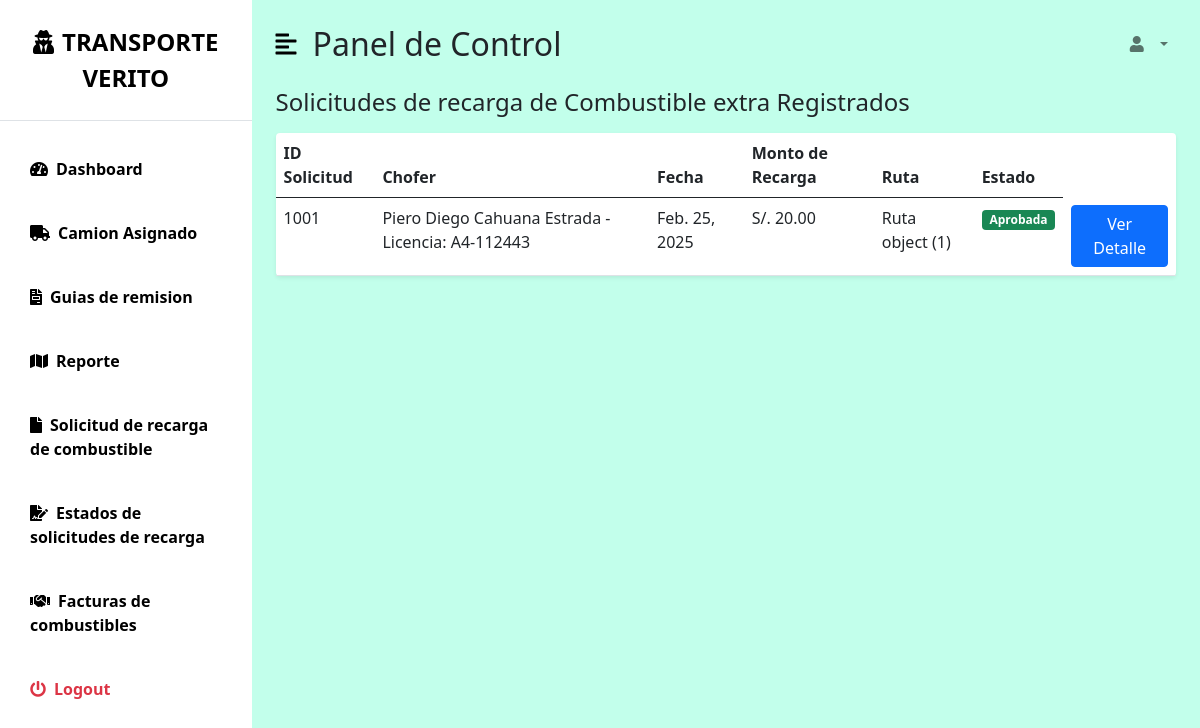
The page /chofer/estado on the database its author committed.
### myapp/models.py (models this page shows, shortened)
class CombusExtraChofer(models.Model):
    chofer = models.ForeignKey('Chofer', on_delete=models.SET_NULL, null=True, blank=True)
    placa = models.CharField(max_length=50)
    ruta = models.ForeignKey('Ruta', on_delete=models.SET_NULL, null=True, blank=True)
    montoRecarga = models.CharField(max_length=50)
    fecha = models.DateField()
    tipoGasto = models.CharField(max_length=50, choices=TIPO_GASTO)
    tipoCombustible = models.CharField(max_length=50, choices=TIPO_COMBUSTIBLE)
    metodoPago = models.CharField(max_length=50, choices=METODO_PAGO)
    estado = models.CharField(max_length=50, choices=ESTADO, default='En proceso')

class Chofer(models.Model):
     nombres = models.CharField(max_length=100)
     apellidos = models.CharField(max_length=100)
     fecha_nacimiento = models.DateField()
     domicilio = models.CharField(max_length=200)
     telefono = models.CharField(max_length=9)
     tipo_licencia = models.CharField(max_length=3)
     numero_licencia = models.CharField(max_length=20, unique=True)
     fecha_emision = models.DateField()
     fecha_vencimiento = models.DateField()
     estado_salud = models.CharField(max_length=100)
     camion = models.ForeignKey('Camion', on_delete=models.SET_NULL, null=True, blank=True)
     usuario = models.ForeignKey(User, on_delete=models.CASCADE, verbose_name="Usuario asociado", null=True, blank=True)
     def __str__(self):
        return f"{self.nombres} {self.apellidos} - Licencia: {self.numero_licencia}"

class Ruta(models.Model):
    chofer = models.ForeignKey('Chofer', on_delete=models.SET_NULL, null=True, blank=True)
    camion = models.ForeignKey('Camion', on_delete=models.SET_NULL, null=True, blank=True)
    partida = models.CharField(max_length=100)
    llegada = models.CharField (max_length=100)
    fecha = models.DateField()
    carga = models.CharField(max_length=200)
    destinatario = models.CharField(max_length=200)

### myapp/views.py (the view)
# urls.py: path('chofer/estado', views.estado_solicitud_recarga, name='estado_solicitud_recarga'),
def estado_solicitud_recarga(request):
    combus_extra_choferes = CombusExtraChofer.objects.all()
    return render(request, 'CHOFER/estado_solicitud_recarga.html', {
        'combus_extra_choferes': combus_extra_choferes  # Nombres claros para evitar errores
    })

### myapp/context_processors.py (called while the page is built)
def notificaciones(request):
    if request.user.is_authenticated:
        notificaciones_no_leidas = Notificacion.objects.filter(usuario=request.user, leido=False).count()
    else:
        notificaciones_no_leidas = 0
    return {'notificaciones_no_leidas': notificaciones_no_leidas}

### templates/CHOFER/estado_solicitud_recarga.html (shortened to what this page needs)
{% extends 'bases/base_chofer.html' %}
{% block title %}Chofer | Detalles de factura de combustible{% endblock %}  {% block content %}
<div class="col-12">
  <h3 class="fs-4 mb-3">Solicitudes de recarga de Combustible extra Registrados</h3>
  <table class="table bg-white rounded shadow-sm table-hover">
    <thead>
      <tr>
        <th>ID Solicitud</th>
        <th>Chofer</th>
        <th>Fecha</th>
        <th>Monto de Recarga</th>
        <th>Ruta</th>
        <th>Estado</th>
      </tr>
    </thead>
    <tbody>
      {% for combusExtraChofer in combus_extra_choferes %}
      <tr>
        <td>{{ combusExtraChofer.id|add:1000 }}</td>
        <td>{{ combusExtraChofer.chofer }}</td>
        <td>{{ combusExtraChofer.fecha }}</td>
        <td>S/. {{ combusExtraChofer.montoRecarga|floatformat:2 }}</td>
        <td>{{ combusExtraChofer.ruta }}</td>
        <td>
          {% if combusExtraChofer.estado == 'En proceso' %}
          <span class="badge bg-warning text-dark">En proceso</span>
          {% elif combusExtraChofer.estado == 'Aprobado' %}
          <span class="badge bg-success">Aprobada</span>
          {% elif combusExtraChofer.estado == 'Rechazado' %}
          <span class="badge bg-danger">Rechazada</span>
          {% endif %}
        </td>
        <td>
          <button type="button" class="btn btn-primary" data-bs-toggle="modal" data-bs-target="#solicitudModal{{ combusExtraChofer.id }}">
            Ver Detalle
          </button>
        </td>
      </tr>
      {% endfor %}
    </tbody>
  </table>
</div>
</div>
{% endblock %}

### static/css/dashboard.css (style rules this page uses)
:root { --main-bg-color: #d2ffde!important; --main-text-color: #000000; --second-text-color: #000000; --second-bg-color: #030303; }

### rows shown on the page
CombusExtraChofer: id|add "1001", chofer "Piero Diego Cahuana Estrada - Licencia: A4-112443", fecha "Feb. 25, 2025", montoRecarga "20.00", ruta "Ruta object (1)", estado "Aprobada"
